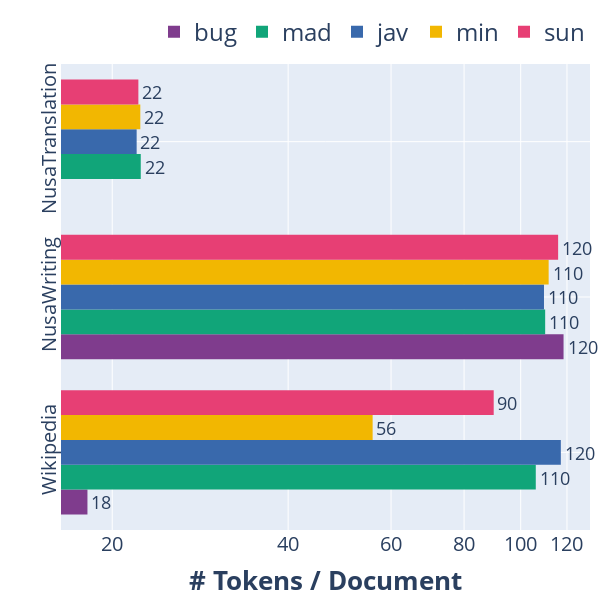

Notebook code cell kept with this figure:
### Code cell
fig = px.histogram(token_per_docs_df, x="tokens_per_doc", y="type",
    color='lang', barmode='group', orientation='h', text_auto=".2s",
    color_discrete_sequence=px.colors.qualitative.Bold,
    height=400)
fig.update_traces(textfont_size=22, textangle=0, textposition="outside", cliponaxis=False)
fig.update_layout(
    xaxis=dict(
        title='<b># Tokens / Document</b>',
        gridcolor='white',
        type='log',
        gridwidth=1,
        titlefont=dict(size=26),
        tickfont_size=20,
    ),
    yaxis=dict(
        gridcolor='white',
        gridwidth=1,
        titlefont=dict(size=26),
        tickfont_size=20,
        tickangle=-90,
        title="",
    ),
    legend=dict(
        font=dict(size=24),
        orientation="h",
        yanchor="bottom",
        y=1.02,
        xanchor="right",
        x=1,
        title="",
        itemsizing="constant",
    ),
    margin=dict(l=10, r=10, t=10, b=10),
    height=600, width=600, title_text="")
fig.show()

### Figure 1 — Plotly figure (JSON) as saved in the notebook; plotly's stock layout.template omitted (floating-point values rounded to 4 significant figures)
{"data": [{"alignmentgroup": "True", "bingroup": "y", "cliponaxis": false, "histfunc": "sum", "hovertemplate": "lang=bug<br>sum of tokens_per_doc=%{x}<br>type=%{y}<extra></extra>", "legendgroup": "bug", "marker": {"color": "rgb(127, 60, 141)", "pattern": {"shape": ""}}, "name": "bug", "offsetgroup": "bug", "orientation": "h", "showlegend": true, "textangle": 0, "textfont": {"size": 22}, "textposition": "outside", "texttemplate": "%{value:.2s}", "type": "histogram", "x": [18.14, 118.4, 0], "xaxis": "x", "y": ["Wikipedia", "NusaWriting", "NusaTranslation"], "yaxis": "y"}, {"alignmentgroup": "True", "bingroup": "y", "cliponaxis": false, "histfunc": "sum", "hovertemplate": "lang=mad<br>sum of tokens_per_doc=%{x}<br>type=%{y}<extra></extra>", "legendgroup": "mad", "marker": {"color": "rgb(17, 165, 121)", "pattern": {"shape": ""}}, "name": "mad", "offsetgroup": "mad", "orientation": "h", "showlegend": true, "textangle": 0, "textfont": {"size": 22}, "textposition": "outside", "texttemplate": "%{value:.2s}", "type": "histogram", "x": [106.1, 110.1, 22.38], "xaxis": "x", "y": ["Wikipedia", "NusaWriting", "NusaTranslation"], "yaxis": "y"}, {"alignmentgroup": "True", "bingroup": "y", "cliponaxis": false, "histfunc": "sum", "hovertemplate": "lang=jav<br>sum of tokens_per_doc=%{x}<br>type=%{y}<extra></extra>", "legendgroup": "jav", "marker": {"color": "rgb(57, 105, 172)", "pattern": {"shape": ""}}, "name": "jav", "offsetgroup": "jav", "orientation": "h", "showlegend": true, "textangle": 0, "textfont": {"size": 22}, "textposition": "outside", "texttemplate": "%{value:.2s}", "type": "histogram", "x": [117.1, 109.6, 22.02], "xaxis": "x", "y": ["Wikipedia", "NusaWriting", "NusaTranslation"], "yaxis": "y"}, {"alignmentgroup": "True", "bingroup": "y", "cliponaxis": false, "histfunc": "sum", "hovertemplate": "lang=min<br>sum of tokens_per_doc=%{x}<br>type=%{y}<extra></extra>", "legendgroup": "min", "marker": {"color": "rgb(242, 183, 1)", "pattern": {"shape": ""}}, "name": "min", "offsetgroup": "min", "orientation": "h", "showlegend": true, "textangle": 0, "textfont": {"size": 22}, "textposition": "outside", "texttemplate": "%{value:.2s}", "type": "histogram", "x": [55.8, 111.6, 22.34], "xaxis": "x", "y": ["Wikipedia", "NusaWriting", "NusaTranslation"], "yaxis": "y"}, {"alignmentgroup": "True", "bingroup": "y", "cliponaxis": false, "histfunc": "sum", "hovertemplate": "lang=sun<br>sum of tokens_per_doc=%{x}<br>type=%{y}<extra></extra>", "legendgroup": "sun", "marker": {"color": "rgb(231, 63, 116)", "pattern": {"shape": ""}}, "name": "sun", "offsetgroup": "sun", "orientation": "h", "showlegend": true, "textangle": 0, "textfont": {"size": 22}, "textposition": "outside", "texttemplate": "%{value:.2s}", "type": "histogram", "x": [89.91, 115.9, 22.17], "xaxis": "x", "y": ["Wikipedia", "NusaWriting", "NusaTranslation"], "yaxis": "y"}], "layout": {"barmode": "group", "height": 600, "legend": {"font": {"size": 24}, "itemsizing": "constant", "orientation": "h", "title": {"text": ""}, "tracegroupgap": 0, "x": 1, "xanchor": "right", "y": 1.02, "yanchor": "bottom"}, "margin": {"b": 10, "l": 10, "r": 10, "t": 10}, "title": {"text": ""}, "width": 600, "xaxis": {"anchor": "y", "autorange": true, "domain": [0, 1], "gridcolor": "white", "gridwidth": 1, "range": [1.213, 2.119], "tickfont": {"size": 20}, "title": {"font": {"size": 26}, "text": "<b># Tokens / Document</b>"}, "type": "log"}, "yaxis": {"anchor": "x", "autorange": true, "domain": [0, 1], "gridcolor": "white", "gridwidth": 1, "range": [-0.5, 2.5], "tickangle": -90, "tickfont": {"size": 20}, "title": {"text": ""}, "type": "category"}}}
